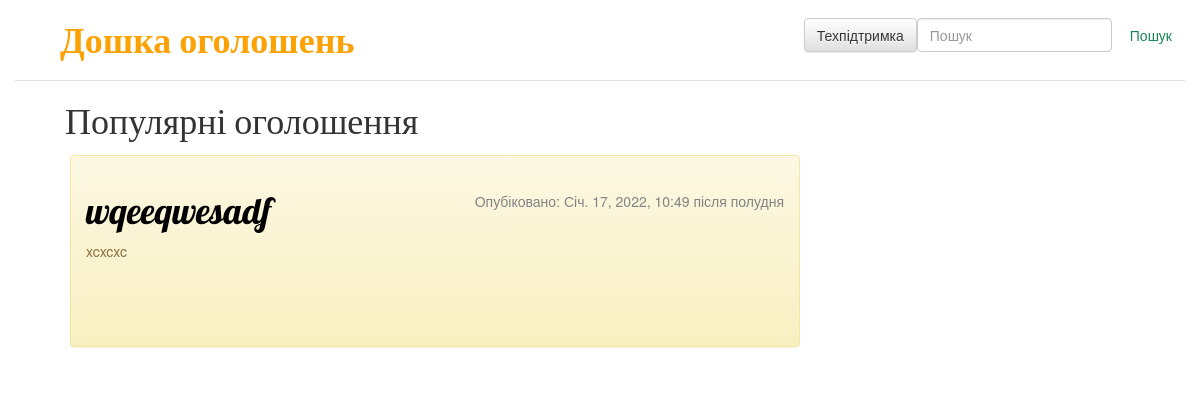
The page / on the database its author committed.
### advertisement/models.py (models this page shows, shortened)
class Task(models.Model):
    author = models.ForeignKey(settings.AUTH_USER_MODEL, on_delete=models.CASCADE)
    title = models.CharField('Заголовок', max_length=200)
    text = models.TextField('Текст оголошення')
    created_date = models.DateTimeField(default=timezone.now)
    published_date = models.DateTimeField(blank=True, null=True)

### advertisement/views.py (the view)
# urls.py: path('', views.home, name='home'),
def home(request):
    tasks = Task.objects.filter(published_date__lte=timezone.now()).order_by('-published_date')
    return render(request, 'advertisement/home.html', {'tasks':tasks})

### advertisement/templates/advertisement/home.html
{% extends 'advertisement/base.html' %}
{% block name %}
    <div>
        <h1 style="margin-left: 50px">Популярні оголошення</h1>
    </div>
{% endblock %}
{% block content %}
    {% for task in tasks %}
        <div class="alert alert-warning mt-2">
            <div class="post">
                <div class="date">
                    <p>Опубіковано: {{ task.published_date }}</p>
                </div>
                <h1><a href="{% url 'detail' pk=task.pk %}">{{ task.title }}</a></h1>
                <p>{{ task.text|linebreaksbr }}</p>
            </div>
        </div>
    {% endfor %}
{% endblock %}

### advertisement/static/css/style.css (style rules this page uses)
h1 a { color: #FCA205; font-family: 'Lobster'; }
body { padding-left: 15px; padding-right: 15px; }
h1, h2, h3, h4 { font-family: 'Lobster', cursive; }
.date { float: right; color: #828282; }
.post { margin-bottom: 70px; }
.post h1 a, .post h1 a:visited { color: #000000; }

### rows shown on the page
Task: published_date "Січ. 17, 2022, 10:49 після полудня", title "wqeeqwesadf", text "xcxcxc"
